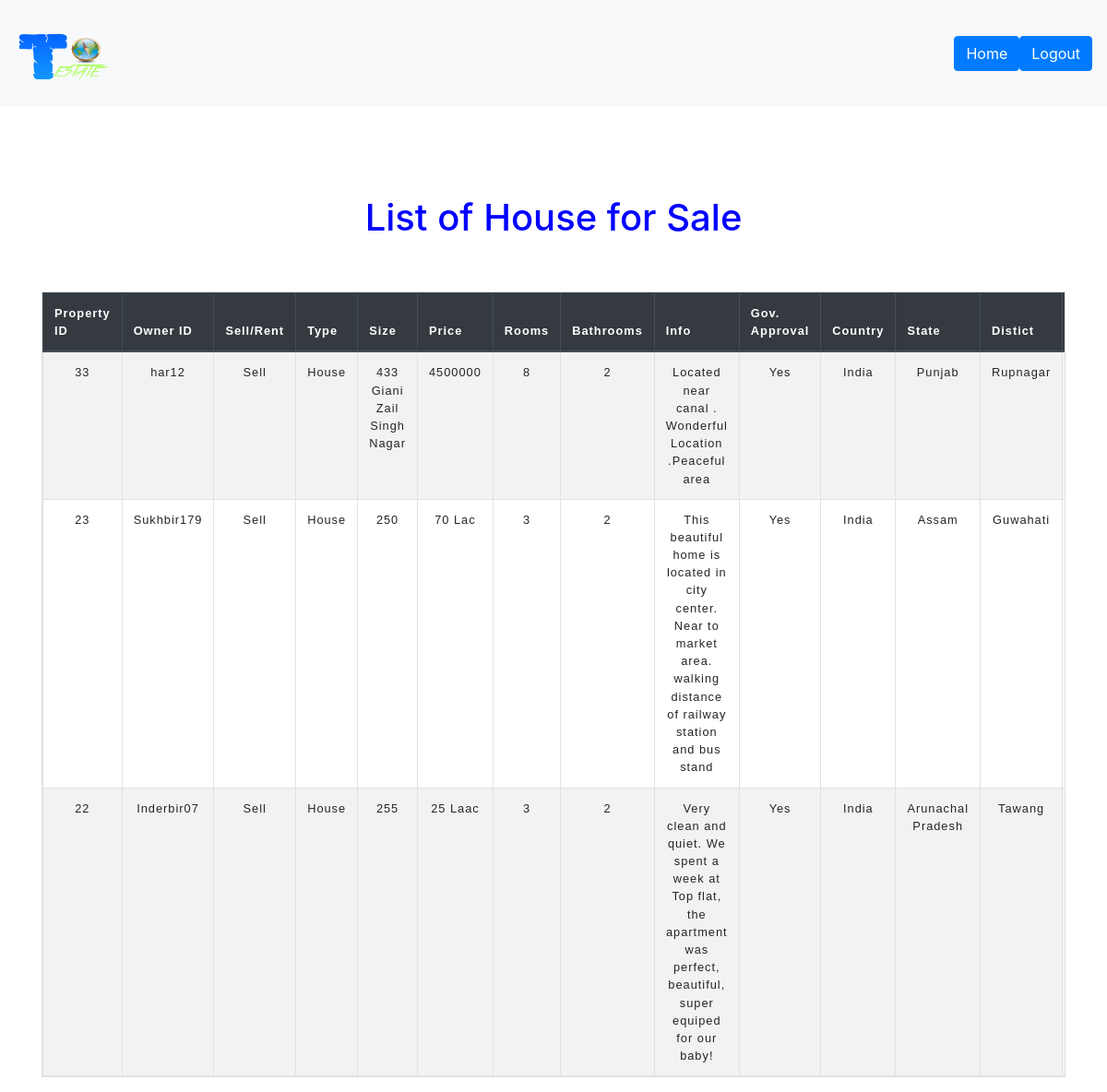
The page /sale_house.php on the database its author committed.
### tables this page shows
CREATE TABLE `property` (
  `ownerid` varchar(100) DEFAULT NULL,
  `propertyid` int(100) NOT NULL,
  `sellrent` varchar(100) DEFAULT NULL,
  `type` varchar(100) DEFAULT NULL,
  `size` varchar(100) DEFAULT NULL,
  `price` varchar(255) DEFAULT NULL,
  `rooms` varchar(100) DEFAULT NULL,
  `bathrooms` varchar(100) DEFAULT NULL,
  `info` varchar(255) DEFAULT NULL,
  `gov` varchar(100) DEFAULT NULL,
  `country` varchar(100) DEFAULT NULL,
  `state` varchar(100) DEFAULT NULL,
  `distict` varchar(100) DEFAULT NULL,
  `Street` varchar(100) DEFAULT NULL,
  `pincode` varchar(100) DEFAULT NULL
);

### sale_house.php (the view, shortened to what this page needs)
<?php
$host = 'localhost';
$username = 'root';
$password = '';
$db_name = 'realestate';
$db= mysqli_connect($host,$username,$password,$db_name);
?>
<!DOCTYPE html>
<html>
    <head>
        <link rel="stylesheet" href="https://maxcdn.bootstrapcdn.com/bootstrap/4.5.2/css/bootstrap.min.css">
	<link rel="stylesheet" href="http://maxcdn.bootstrapcdn.com/font-awesome/4.2.0/css/font-awesome.min.css">
      	<link rel="stylesheet" href="https://cdnjs.cloudflare.com/ajax/libs/font-awesome/4.0.0/css/font-awesome.min.css" />
    </head>
    <body>
<nav class="navbar navbar-light bg-light">
      <img src="logo.png" id="logo">
        <div class="btn-group btn-group-lg">
            <a href="admin_homepage.php"><button type="button" class="btn btn-primary">Home</button></a>
            <a href="admin_logout.php"><button type="button" class="btn btn-primary">Logout</button></a>
        </div>
</nav>
        <div class="container">
        <br><br><br><br>
<h1><center>List of House for Sale</center></h1>
<br><br>
  <table class="table table-responsive table-hover table-striped table-bordered">
    <thead class="thead-dark">
      <tr>
        <th>Property ID</th>
        <th>Owner ID</th>
        <th>Sell/Rent</th>
        <th>Type</th>
        <th>Size</th>
        <th>Price</th>
        <th>Rooms</th>
        <th>Bathrooms</th>
        <th>Info</th>
        <th>Gov. Approval</th>
        <th>Country</th>
        <th>State</th>
        <th>Distict</th>
        <th>Street</th>
      </tr>
    </thead>
    <tbody>
<?php
$query ="SELECT * FROM property
         where sellrent='sell' and type='house'
         ORDER BY propertyid DESC ";
$result = $db->query($query);
$row_count = $result->num_rows;
for($i=0 ; $i<$row_count; $i++)
{
        $property = $result->fetch_assoc();
    echo "<tr>";
    echo "<td>".$property['propertyid']."</td>";
    echo "<td>".$property['ownerid']."</td>";
    echo "<td>".$property['sellrent']."</td>";
    echo "<td>".$property['type']."</td>";
    echo "<td>".$property['size']."</td>";
    echo "<td>".$property['price']."</td>";
    echo "<td>".$property['rooms']."</td>";
    echo "<td>".$property['bathrooms']."</td>";
    echo "<td>".$property['info']."</td>";
    echo "<td>".$property['gov']."</td>";
    echo "<td>".$property['country']."</td>";
    echo "<td>".$property['state']."</td>";
    echo "<td>".$property['distict']."</td>";
    echo "<td>".$property['Street']."</td>";
    echo "</tr>";
}
?>
  </table>
    </div>
</body>
</html>

### sale_house.php (style rules this page uses)
table { border-collapse: collapse; border: 2px solid rgb(200, 200, 200); letter-spacing: 1px; font-family: sans-serif; font-size: .8rem; width:100%; }
th, td { padding: 10px; }
td, th { border: 1px solid rgb(190, 190, 190); padding: 10px; }
td { text-align: center; }
tr { display: table-row; vertical-align: inherit; border-color: inherit; }
h1 { color:blue; }
#logo { height:100px; width:100px; float:left; margin-left: 3px; margin-top: 0px; padding: 0px; }

### rows shown on the page
property: propertyid "33", ownerid "har12", sellrent "Sell", type "House", size "433 Giani Zail Singh Nagar", price "4500000", rooms "8", bathrooms "2", info "Located near canal . Wonderful Location .Peaceful area", gov "Yes", country "India", state "Punjab", distict "Rupnagar"
property: propertyid "23", ownerid "Sukhbir179", sellrent "Sell", type "House", size "250", price "70 Lac", rooms "3", bathrooms "2", info "This beautiful home is located in city center. Near to market area. walking distance of railway station and bus stand", gov "Yes", country "India", state "Assam", distict "Guwahati"
property: propertyid "22", ownerid "Inderbir07", sellrent "Sell", type "House", size "255", price "25 Laac", rooms "3", bathrooms "2", info "Very clean and quiet. We spent a week at Top flat, the apartment was perfect, beautiful, super equiped for our baby!", gov "Yes", country "India", state "Arunachal Pradesh", distict "Tawang"
